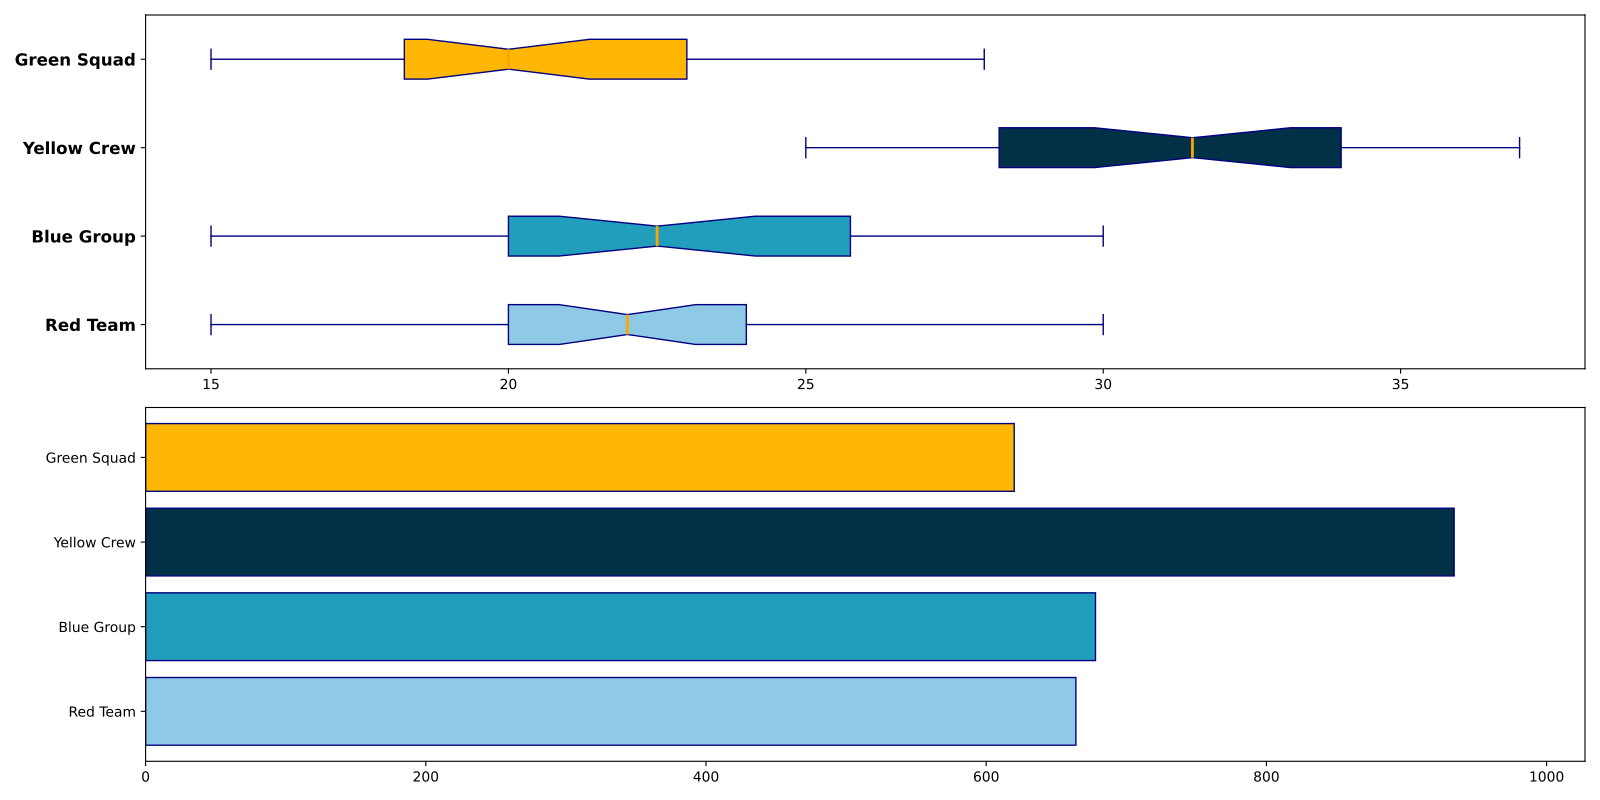

Write the Python code that produced this figure.
import matplotlib.pyplot as plt
import numpy as np

# Data for each team's hours
alpha_hours = [15, 18, 24, 20, 22, 17, 21, 23, 19, 26, 29, 18, 20, 24, 22, 27, 30, 20, 22, 24, 26, 20, 27, 19, 18, 24, 25, 23, 21, 20]
beta_hours = [20, 15, 17, 16, 19, 22, 21, 24, 22, 23, 18, 20, 19, 21, 23, 26, 28, 29, 30, 24, 25, 20, 22, 24, 26, 19, 28, 27, 26, 24]
gamma_hours = [30, 28, 32, 35, 29, 34, 33, 31, 29, 28, 30, 32, 25, 27, 26, 28, 32, 33, 34, 37, 35, 36, 34, 28, 27, 29, 30, 33, 34, 35]
delta_hours = [17, 19, 23, 20, 21, 18, 17, 16, 20, 24, 23, 25, 27, 28, 22, 20, 19, 18, 15, 17, 20, 19, 18, 20, 22, 23, 19, 21, 24, 25]

# Calculate total hours for each team
total_hours = [sum(alpha_hours), sum(beta_hours), sum(gamma_hours), sum(delta_hours)]

teams = ["Red Team", "Blue Group", "Yellow Crew", "Green Squad"]

# Set up subplot with 2 rows and 1 column
fig, axs = plt.subplots(2, 1, figsize=(16, 8))

colors = ['#8ecae6', '#219ebc', '#023047', '#ffb703']

# 1st chart: Horizontal boxplot with adjusted properties
box = axs[0].boxplot(
    [alpha_hours, beta_hours, gamma_hours, delta_hours],
    vert=False, patch_artist=True, notch=True, # Set vert to False for horizontal layout
    boxprops=dict(facecolor='skyblue', color='navy'),
    whiskerprops=dict(color='navy'),
    capprops=dict(color='navy'),
    flierprops=dict(marker='o', color='red', markersize=6, alpha=0.6),
    medianprops=dict(color='orange', linewidth=2)
)

# Apply colors to box plot patches
for patch, color in zip(box['boxes'], colors):
    patch.set_facecolor(color)

# Set y-axis ticks and labels for the first subplot
axs[0].set_yticks(np.arange(1, len(teams)+1))
axs[0].set_yticklabels(teams, fontsize=12, fontweight='bold')

# 2nd chart: Horizontal bar chart
axs[1].barh(teams, total_hours, color=colors, edgecolor='navy')
axs[1].set_xlim(0, max(total_hours) * 1.1)

plt.tight_layout()
plt.show()
